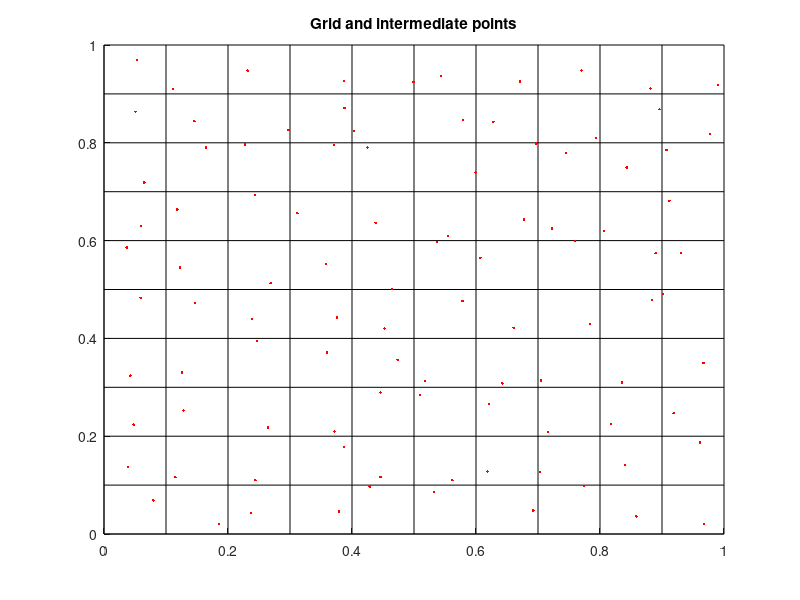
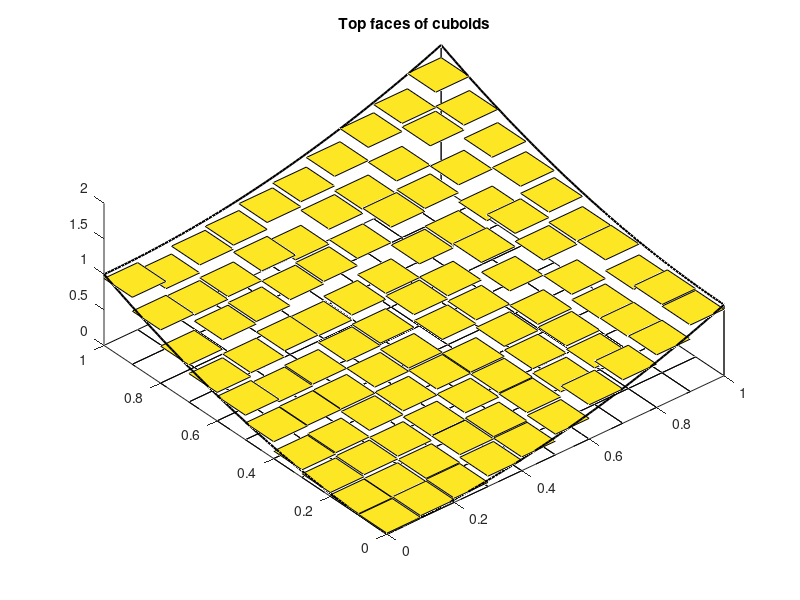

MATLAB code to generate these figures, in order:
% Experiment 17.2: randomly chosen Riemann sums.
%
% The program computes Riemann sums for the function f(x,y) = x^2+y^2 on
% the rectangle [0,1]x[0,1], plots the grid G with intermediate points
% and the approximation of the graph by the top faces of the cuboids.
%
% Number of summands: n; the grid is generated by equidistant partitions
% Z_x = {0, deltax, 2*deltax, ..., 1}, Z_y = {0, deltay, 2*deltay, ..., 1} 
% with deltax = deltay = 1/n.
%
% The intermediate points are chosen with the help of 2*n^2 random numbers,
% uniformly distributed in each rectangle of the grid.
%
% Call of program after choice of n by 
%
%       mat17_1(n);
%
% (n <= 50 is recommended).

function fct(n);

% defaults
if nargin < 1 
   n = 10;
end
if n > 50
  'To limit computing time, n <= 50 is recommended - or else comment Figure(2)';
else
   
% partitions
deltax = 1/n;
deltay = 1/n;
Zx = 0:deltax:1-deltax;
Zy = 0:deltay:1-deltay;

% random intermediate points and corresponding function values
Rx = rand(n,n);
Ry = rand(n,n);

xi = zeros(size(Zx));
xi = zeros(size(Zy));
f = zeros(n,n);
for i = 1:n
    for j=1:n
        xi(i,j) = Zx(i) + deltax*Rx(i,j);
        eta(i,j) = Zy(j) + deltay*Ry(i,j);
        f(i,j) = xi(i,j)^2 + eta(i,j)^2;
    end
end

% value of Riemann sum
I = sum(sum(f))*deltax*deltay

% plot of grid and intermediate points
figure
hold on
Zx1 = [Zx 1];
Zy1 = [Zy 1];
for k = 1:n+1
        plot([Zx1(k) Zx1(k)],[0 1],'k')
        plot([0 1],[Zy1(k) Zy1(k)],'k')
end
plot(xi,eta,'r.')
title('Grid and intermediate points')
hold off


% 3D-image of top faces of the cuboids
figure
hold on
for i = 1:n
    for j = 1:n
 % top face
 fill3([Zx1(i) Zx1(i+1) Zx1(i+1) Zx1(i)], [Zy1(j) Zy1(j) Zy1(j+1) Zy1(j+1)], [f(i,j) f(i,j) f(i,j) f(i,j)],[1 1 1 1])
 % bottom grid
 fill3([Zx1(i) Zx1(i+1) Zx1(i+1) Zx1(i)], [Zy1(j) Zy1(j) Zy1(j+1) Zy1(j+1)], [0 0 0 0],'w')
    end
end

% boundary of the surface z = x^2 + y^2
t = 0:0.01:1;
plot3(t, zeros(size(t)), t.^2, 'k', 'Linewidth',1.5)
plot3(zeros(size(t)), t, t.^2, 'k', 'Linewidth',1.5)
plot3(t, ones(size(t)), 1 + t.^2, 'k', 'Linewidth',1.5)
plot3(ones(size(t)), t, 1 + t.^2, 'k', 'Linewidth',1.5)
plot3([1 1],[0 0],[0 1],'k','Linewidth',1)
plot3([0 0],[1 1],[0 1],'k','Linewidth',1)
plot3([1 1],[1 1],[0 2],'k','Linewidth',1)
title('Top faces of cuboids')
view([-40 60])

hold off
end